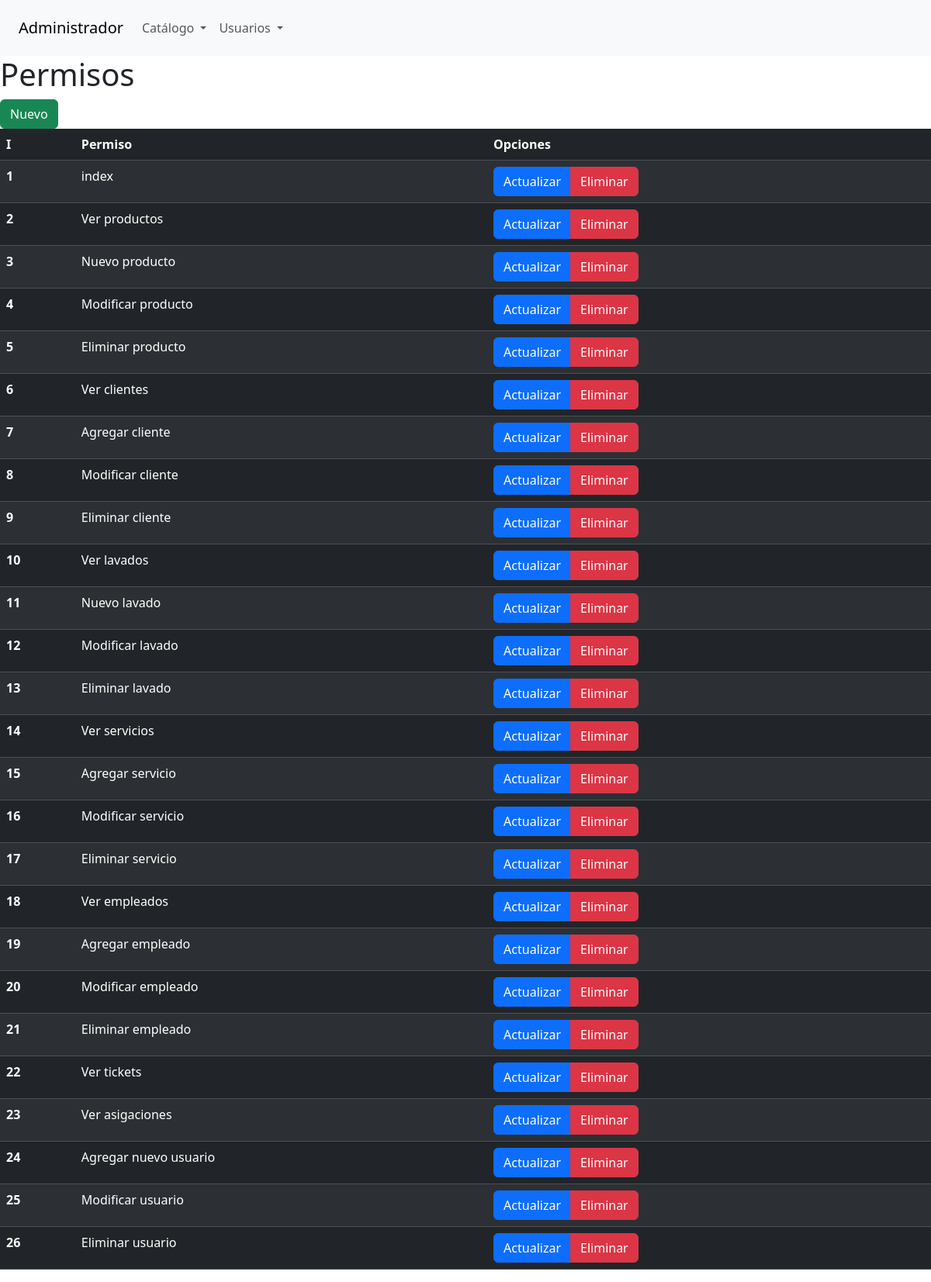
The app's page /admin/permiso.php (signed in) with its own data.
### tables this page shows
CREATE TABLE IF NOT EXISTS `permiso` (
  `id_permiso` int(11) NOT NULL AUTO_INCREMENT,
  `permiso` varchar(30) NOT NULL,
  PRIMARY KEY (`id_permiso`)
);

### sistema.class.php (called while the page is built, shortened)
<?php
class Sistema
{
    function conexion()
    {
        $this->con = new PDO(SGBD . ':host=' . DBHOST . ';dbname=' . DBNAME . ';port=' . DBPORT, DBUSER, DBPASS);
    }
}
?>

### admin/permiso.class.php (called while the page is built, shortened)
<?php
require_once('../sistema.class.php');
class Permiso extends Sistema
{
    function readAll()
    {
        $sql = "select * from permiso";
        $consulta = $this->con->prepare($sql);
        $consulta->execute();
        return $consulta->fetchAll(PDO::FETCH_ASSOC);
    }
}
?>

### admin/views/permiso/index.php (the view, shortened to what this page needs)
<?php require('views/header_admin.php'); ?>
<h1>Permisos</h1>
<a href="permiso.php?accion=crear" class="btn btn-success">Nuevo</a>
<table class="table table-striped table-dark">
    <thead>
        <tr>
            <th scope="col">I</th>
            <th scope="col">Permiso</th>
            <th scope="col">Opciones</th>
        </tr>
    </thead>
    <tbody>
        <?php foreach ($permisos as $permiso): ?>
            <tr>
                <th scope="row"><?php echo $permiso['id_permiso']; ?></th>
                <td><?php echo $permiso['permiso']; ?></td>
                <td>
                    <div class="btn-group" role="group" aria-label="Basic example">
                        <a href="permiso.php?accion=actualizar&id=<?php echo $permiso['id_permiso']; ?>"
                            class="btn btn-primary">Actualizar</a>
                        <a href="permiso.php?accion=eliminar&id=<?php echo $permiso['id_permiso']; ?>"
                            class="btn btn-danger">Eliminar</a>
                    </div>
                </td>
            </tr>
        <?php endforeach; ?>
    </tbody>
</table>

### records on screen
permiso: id_permiso "1", permiso "index"
permiso: id_permiso "2", permiso "Ver productos"
permiso: id_permiso "3", permiso "Nuevo producto"
permiso: id_permiso "4", permiso "Modificar producto"
permiso: id_permiso "5", permiso "Eliminar producto"
permiso: id_permiso "6", permiso "Ver clientes"
permiso: id_permiso "7", permiso "Agregar cliente"
permiso: id_permiso "8", permiso "Modificar cliente"
permiso: id_permiso "9", permiso "Eliminar cliente"
permiso: id_permiso "10", permiso "Ver lavados"
permiso: id_permiso "11", permiso "Nuevo lavado"
permiso: id_permiso "12", permiso "Modificar lavado"
permiso: id_permiso "13", permiso "Eliminar lavado"
permiso: id_permiso "14", permiso "Ver servicios"
permiso: id_permiso "15", permiso "Agregar servicio"
permiso: id_permiso "16", permiso "Modificar servicio"
permiso: id_permiso "17", permiso "Eliminar servicio"
permiso: id_permiso "18", permiso "Ver empleados"
permiso: id_permiso "19", permiso "Agregar empleado"
permiso: id_permiso "20", permiso "Modificar empleado"
permiso: id_permiso "21", permiso "Eliminar empleado"
permiso: id_permiso "22", permiso "Ver tickets"
permiso: id_permiso "23", permiso "Ver asigaciones"
permiso: id_permiso "24", permiso "Agregar nuevo usuario"
permiso: id_permiso "25", permiso "Modificar usuario"
permiso: id_permiso "26", permiso "Eliminar usuario"
